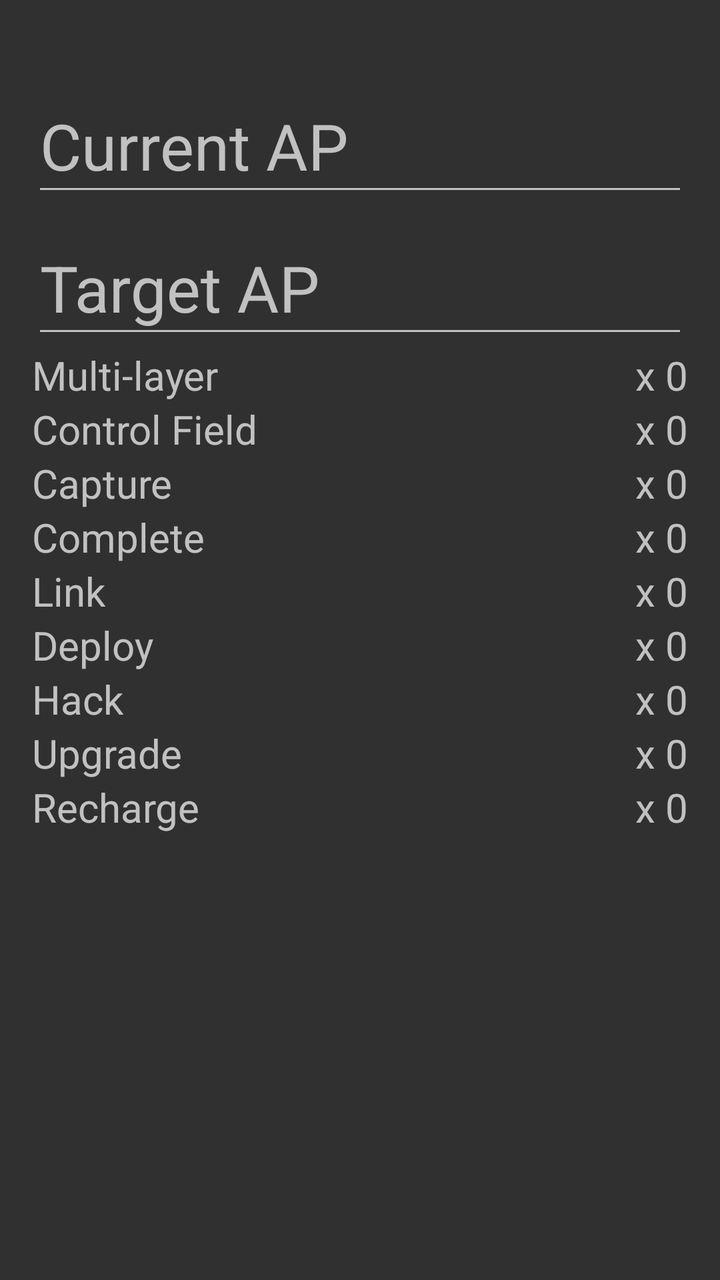
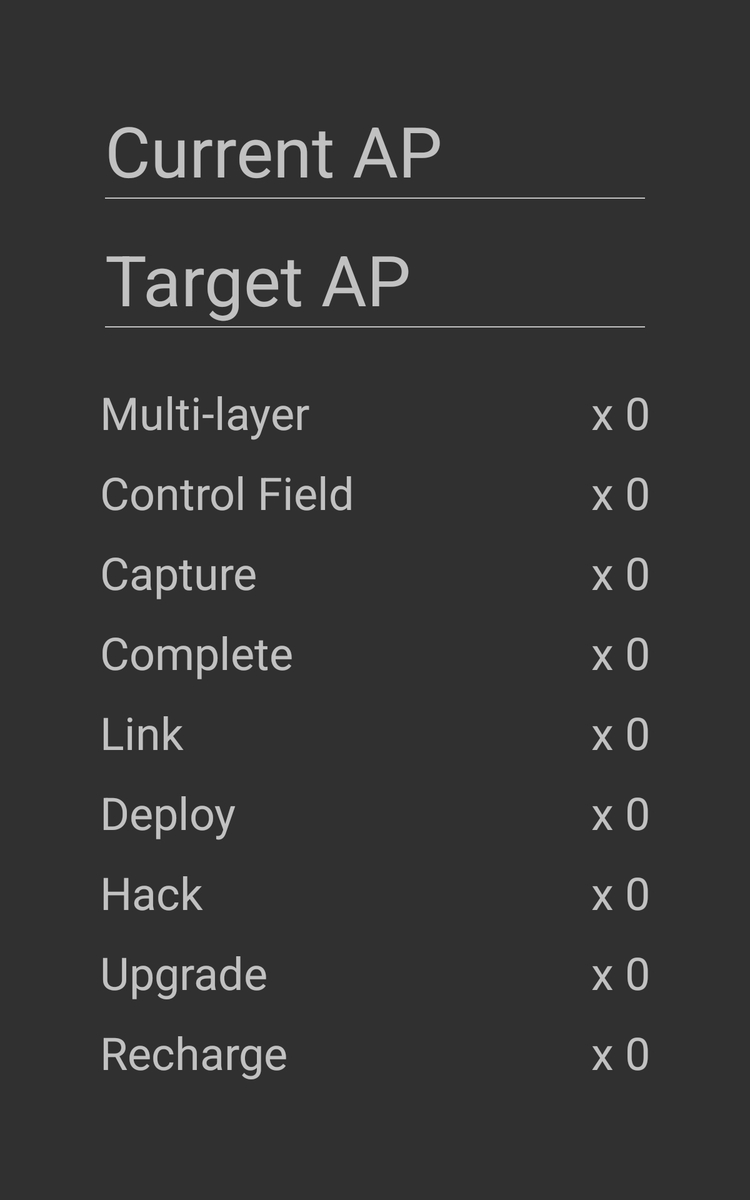

One screen, two layout resources from the same app: the default and the author's alternative for another configuration. Each is rendered where Android would select it; the XML of both is given below.
<!-- AndroidManifest.xml: activity theme AppTheme -->
<!-- res/layout/activity_main.xml -->
<RelativeLayout xmlns:android="http://schemas.android.com/apk/res/android"
    xmlns:tools="http://schemas.android.com/tools"
    android:layout_width="match_parent"
    android:layout_height="match_parent"
    android:paddingBottom="@dimen/activity_vertical_margin"
    android:paddingLeft="@dimen/activity_horizontal_margin"
    android:paddingRight="@dimen/activity_horizontal_margin"
    android:paddingTop="@dimen/activity_vertical_margin"
    tools:context=".MainActivity">

    <android.support.design.widget.TextInputLayout
        android:id="@+id/current_ap_input_layout"
        android:layout_width="match_parent"
        android:layout_height="wrap_content"
        android:layout_alignParentTop="true"
        android:layout_centerHorizontal="true"
        android:layout_marginEnd="@dimen/text_horizontal_margin"
        android:layout_marginLeft="@dimen/text_horizontal_margin"
        android:layout_marginRight="@dimen/text_horizontal_margin"
        android:layout_marginStart="@dimen/text_horizontal_margin"
        android:layout_marginTop="@dimen/activity_vertical_margin">

        <EditText
            android:id="@+id/current_ap_input"
            android:layout_width="match_parent"
            android:layout_height="wrap_content"
            android:digits="0123456789"
            android:hint="@string/current_ap"
            android:imeOptions="actionNext"
            android:inputType="numberDecimal"
            android:maxLength="8"
            android:text=""
            android:textSize="32sp" />
    </android.support.design.widget.TextInputLayout>

    <android.support.design.widget.TextInputLayout
        android:id="@+id/target_ap_input_layout"
        android:layout_width="match_parent"
        android:layout_height="wrap_content"
        android:layout_below="@id/current_ap_input_layout"
        android:layout_centerHorizontal="true"
        android:layout_marginEnd="@dimen/text_horizontal_margin"
        android:layout_marginLeft="@dimen/text_horizontal_margin"
        android:layout_marginRight="@dimen/text_horizontal_margin"
        android:layout_marginStart="@dimen/text_horizontal_margin">

        <EditText
            android:id="@+id/target_ap_input"
            android:layout_width="match_parent"
            android:layout_height="wrap_content"
            android:digits="0123456789"
            android:hint="@string/target_ap"
            android:imeOptions="actionDone"
            android:inputType="numberDecimal"
            android:maxLength="8"
            android:text=""
            android:textSize="32sp" />
    </android.support.design.widget.TextInputLayout>

    <TextView
        android:id="@+id/multi_cf_label"
        android:layout_width="wrap_content"
        android:layout_height="wrap_content"
        android:layout_below="@+id/target_ap_input_layout"
        android:layout_marginLeft="@dimen/text_horizontal_margin"
        android:layout_marginStart="@dimen/text_horizontal_margin"
        android:layout_marginTop="@dimen/between_input_and_text"
        android:text="@string/multi_cf"
        android:textSize="20sp" />

    <TextView
        android:id="@+id/multi_cf_count_label"
        android:layout_width="wrap_content"
        android:layout_height="wrap_content"
        android:layout_alignParentEnd="true"
        android:layout_alignParentRight="true"
        android:layout_alignTop="@+id/multi_cf_label"
        android:layout_marginEnd="@dimen/text_horizontal_margin"
        android:layout_marginRight="@dimen/text_horizontal_margin"
        android:gravity="center_vertical"
        android:onClick="pick_number"
        android:text="@string/multiply_zero"
        android:textSize="20sp" />

    <TextView
        android:id="@+id/cf_label"
        android:layout_width="wrap_content"
        android:layout_height="wrap_content"
        android:layout_below="@+id/multi_cf_label"
        android:layout_marginLeft="@dimen/text_horizontal_margin"
        android:layout_marginStart="@dimen/text_horizontal_margin"
        android:layout_marginTop="@dimen/text_vertical_margin"
        android:text="@string/control_field"
        android:textSize="20sp" />

    <TextView
        android:id="@+id/cf_count_label"
        android:layout_width="wrap_content"
        android:layout_height="wrap_content"
        android:layout_alignParentEnd="true"
        android:layout_alignParentRight="true"
        android:layout_alignTop="@+id/cf_label"
        android:layout_marginEnd="@dimen/text_horizontal_margin"
        android:layout_marginRight="@dimen/text_horizontal_margin"
        
        android:gravity="center_vertical"
        android:onClick="pick_number"
        android:text="@string/multiply_zero"
        android:textSize="20sp" />

    <TextView
        android:id="@+id/capture_label"
        android:layout_width="wrap_content"
        android:layout_height="wrap_content"
        android:layout_below="@+id/cf_label"
        android:layout_marginLeft="@dimen/text_horizontal_margin"
        android:layout_marginStart="@dimen/text_horizontal_margin"
        android:layout_marginTop="@dimen/text_vertical_margin"
        android:text="@string/capture"
        android:textSize="20sp" />

    <TextView
        android:id="@+id/capture_count_label"
        android:layout_width="wrap_content"
        android:layout_height="wrap_content"
        android:layout_alignParentEnd="true"
        android:layout_alignParentRight="true"
        android:layout_alignTop="@+id/capture_label"
        android:layout_marginEnd="@dimen/text_horizontal_margin"
        android:layout_marginRight="@dimen/text_horizontal_margin"
        android:gravity="center_vertical"
        android:onClick="pick_number"
        android:text="@string/multiply_zero"
        android:textSize="20sp" />

    <TextView
        android:id="@+id/complete_label"
        android:layout_width="wrap_content"
        android:layout_height="wrap_content"
        android:layout_below="@+id/capture_label"
        android:layout_marginLeft="@dimen/text_horizontal_margin"
        android:layout_marginStart="@dimen/text_horizontal_margin"
        android:layout_marginTop="@dimen/text_vertical_margin"
        android:text="@string/complete"
        android:textSize="20sp" />

    <TextView
        android:id="@+id/complete_count_label"
        android:layout_width="wrap_content"
        android:layout_height="wrap_content"
        android:layout_alignParentEnd="true"
        android:layout_alignParentRight="true"
        android:layout_alignTop="@+id/complete_label"
        android:layout_marginEnd="@dimen/text_horizontal_margin"
        android:layout_marginRight="@dimen/text_horizontal_margin"
        
        android:gravity="center_vertical"
        android:onClick="pick_number"
        android:text="@string/multiply_zero"
        android:textSize="20sp" />

    <TextView
        android:id="@+id/link_lable"
        android:layout_width="wrap_content"
        android:layout_height="wrap_content"
        android:layout_below="@+id/complete_label"
        android:layout_marginLeft="@dimen/text_horizontal_margin"
        android:layout_marginStart="@dimen/text_horizontal_margin"
        android:layout_marginTop="@dimen/text_vertical_margin"
        android:text="@string/link"
        android:textSize="20sp" />

    <TextView
        android:id="@+id/link_count_label"
        android:layout_width="wrap_content"
        android:layout_height="wrap_content"
        android:layout_alignParentEnd="true"
        android:layout_alignParentRight="true"
        android:layout_alignTop="@+id/link_lable"
        android:layout_marginEnd="@dimen/text_horizontal_margin"
        android:layout_marginRight="@dimen/text_horizontal_margin"
        
        android:gravity="center_vertical"
        android:onClick="pick_number"
        android:text="@string/multiply_zero"
        android:textSize="20sp" />

    <TextView
        android:id="@+id/deploy_label"
        android:layout_width="wrap_content"
        android:layout_height="wrap_content"
        android:layout_below="@+id/link_lable"
        android:layout_marginLeft="@dimen/text_horizontal_margin"
        android:layout_marginStart="@dimen/text_horizontal_margin"
        android:layout_marginTop="@dimen/text_vertical_margin"
        android:text="@string/deploy"
        android:textSize="20sp" />

    <TextView
        android:id="@+id/deploy_count_label"
        android:layout_width="wrap_content"
        android:layout_height="wrap_content"
        android:layout_alignParentEnd="true"
        android:layout_alignParentRight="true"
        android:layout_alignTop="@+id/deploy_label"
        android:layout_marginEnd="@dimen/text_horizontal_margin"
        android:layout_marginRight="@dimen/text_horizontal_margin"
        android:gravity="center_vertical"
        android:onClick="pick_number"
        android:text="@string/multiply_zero"
        android:textSize="20sp" />

    <TextView
        android:id="@+id/hack_label"
        android:layout_width="wrap_content"
        android:layout_height="wrap_content"
        android:layout_below="@+id/deploy_label"
        android:layout_marginLeft="@dimen/text_horizontal_margin"
        android:layout_marginStart="@dimen/text_horizontal_margin"
        android:layout_marginTop="@dimen/text_vertical_margin"
        android:text="@string/hack"
        android:textSize="20sp" />

    <TextView
        android:id="@+id/hack_count_label"
        android:layout_width="wrap_content"
        android:layout_height="wrap_content"
        android:layout_alignParentEnd="true"
        android:layout_alignParentRight="true"
        android:layout_alignTop="@+id/hack_label"
        android:layout_marginEnd="@dimen/text_horizontal_margin"
        android:layout_marginRight="@dimen/text_horizontal_margin"
        android:gravity="center_vertical"
        android:onClick="pick_number"
        android:text="@string/multiply_zero"
        android:textSize="20sp" />

    <TextView
        android:id="@+id/upgrade_label"
        android:layout_width="wrap_content"
        android:layout_height="wrap_content"
        android:layout_below="@+id/hack_label"
        android:layout_marginLeft="@dimen/text_horizontal_margin"
        android:layout_marginStart="@dimen/text_horizontal_margin"
        android:layout_marginTop="@dimen/text_vertical_margin"
        android:text="@string/upgrade"
        android:textSize="20sp" />

    <TextView
        android:id="@+id/upgrade_count_label"
        android:layout_width="wrap_content"
        android:layout_height="wrap_content"
        android:layout_alignParentEnd="true"
        android:layout_alignParentRight="true"
        android:layout_alignTop="@+id/upgrade_label"
        android:layout_marginEnd="@dimen/text_horizontal_margin"
        android:layout_marginRight="@dimen/text_horizontal_margin"
        
        android:gravity="center_vertical"
        android:onClick="pick_number"
        android:text="@string/multiply_zero"
        android:textSize="20sp" />

    <TextView
        android:id="@+id/recharge_label"
        android:layout_width="wrap_content"
        android:layout_height="wrap_content"
        android:layout_below="@+id/upgrade_label"
        android:layout_marginLeft="@dimen/text_horizontal_margin"
        android:layout_marginStart="@dimen/text_horizontal_margin"
        android:layout_marginTop="@dimen/text_vertical_margin"
        android:text="@string/recharge"
        android:textSize="20sp" />

    <TextView
        android:id="@+id/recharge_count_label"
        android:layout_width="wrap_content"
        android:layout_height="wrap_content"
        android:layout_alignParentEnd="true"
        android:layout_alignParentRight="true"
        android:layout_alignTop="@+id/recharge_label"
        android:layout_marginEnd="@dimen/text_horizontal_margin"
        android:layout_marginRight="@dimen/text_horizontal_margin"
        android:gravity="center_vertical"
        android:onClick="pick_number"
        android:text="@string/multiply_zero"
        android:textSize="20sp" />

</RelativeLayout>
<!-- resources referenced by this layout -->
<resources>
  <dimen name="activity_horizontal_margin">16dp</dimen>
  <dimen name="activity_vertical_margin">16dp</dimen>
  <dimen name="between_input_and_text">32dp</dimen>
  <dimen name="text_horizontal_margin">48dp</dimen>
  <dimen name="text_vertical_margin">8dp</dimen>
  <string name="capture">Capture</string>
  <string name="complete">Complete</string>
  <string name="control_field">Control Field</string>
  <string name="current_ap">Current AP</string>
  <string name="deploy">Deploy</string>
  <string name="hack">Hack</string>
  <string name="link">Link</string>
  <string name="multi_cf">Multi-layer</string>
  <string name="multiply_zero" translatable="false">x 0</string>
  <string name="recharge">Recharge</string>
  <string name="target_ap">Target AP</string>
  <string name="upgrade">Upgrade</string>
  <!-- from res/values-v21/ -->
  <style name="AppTheme" parent="AppTheme.Base">
          
          <item name="colorAccent">#FF328EB0</item>
      </style>
  <style name="AppTheme.Base" parent="Theme.AppCompat.NoActionBar">
          
          <item name="colorAccent">#FF328EB0</item>
      </style>
</resources>
<!-- res/layout-sw600dp/activity_main.xml (the author's variant of the layout above) -->
<!-- drawn on a 7-inch tablet held upright -->
<ScrollView xmlns:android="http://schemas.android.com/apk/res/android"
    android:layout_width="match_parent"
    android:layout_height="wrap_content">

    <include layout="@layout/base_main_layout" />
</ScrollView>
<!-- res/layout/base_main_layout.xml (included above) -->
<GridLayout xmlns:android="http://schemas.android.com/apk/res/android"
    xmlns:app="http://schemas.android.com/apk/res-auto"
    xmlns:tools="http://schemas.android.com/tools"
    android:layout_width="match_parent"
    android:layout_height="wrap_content"
    android:columnCount="2"
    android:focusableInTouchMode="true"
    android:paddingBottom="@dimen/activity_vertical_margin"
    android:paddingLeft="@dimen/activity_horizontal_margin"
    android:paddingRight="@dimen/activity_horizontal_margin"
    android:paddingTop="@dimen/activity_vertical_margin"
    tools:context=".MainActivity">

    <android.support.design.widget.TextInputLayout
        android:id="@+id/current_ap_input_layout"
        android:layout_width="match_parent"
        android:layout_height="wrap_content"
        android:layout_column="0"
        android:layout_columnSpan="2"
        android:layout_marginEnd="@dimen/text_horizontal_margin"
        android:layout_marginLeft="@dimen/text_horizontal_margin"
        android:layout_marginRight="@dimen/text_horizontal_margin"
        android:layout_marginStart="@dimen/text_horizontal_margin"
        android:layout_marginTop="@dimen/activity_vertical_margin"
        android:layout_row="0"
        android:layout_rowSpan="1"
        app:errorEnabled="false">


        <EditText
            android:id="@+id/current_ap_input"
            android:layout_width="match_parent"
            android:layout_height="wrap_content"
            android:digits="0123456789"
            android:hint="@string/current_ap"
            android:imeOptions="actionNext"
            android:inputType="numberDecimal"
            android:maxLength="8"
            android:text=""
            android:textSize="@dimen/input_text_size" />
    </android.support.design.widget.TextInputLayout>

    <android.support.design.widget.TextInputLayout
        android:id="@+id/target_ap_input_layout"
        android:layout_width="match_parent"
        android:layout_height="wrap_content"
        android:layout_column="0"
        android:layout_columnSpan="2"
        android:layout_marginTop="@dimen/between_edit_text"
        android:layout_marginEnd="@dimen/text_horizontal_margin"
        android:layout_marginLeft="@dimen/text_horizontal_margin"
        android:layout_marginRight="@dimen/text_horizontal_margin"
        android:layout_marginStart="@dimen/text_horizontal_margin"
        android:layout_row="1"
        android:layout_rowSpan="1"
        app:errorEnabled="false">

        <EditText
            android:id="@+id/target_ap_input"
            android:layout_width="match_parent"
            android:layout_height="wrap_content"
            android:digits="0123456789"
            android:hint="@string/target_ap"
            android:imeOptions="actionDone"
            android:inputType="numberDecimal"
            android:maxLength="8"
            android:text=""
            android:textSize="@dimen/input_text_size" />
    </android.support.design.widget.TextInputLayout>

    <TextView
        android:id="@+id/multi_cf_label"
        android:layout_width="wrap_content"
        android:layout_height="wrap_content"
        android:layout_column="0"
        android:layout_gravity="start|center_vertical"
        android:layout_marginLeft="@dimen/text_horizontal_margin"
        android:layout_marginStart="@dimen/text_horizontal_margin"
        android:layout_marginTop="@dimen/between_input_and_text"
        android:layout_row="2"
        android:height="@dimen/label_height"
        android:gravity="start|center_vertical"
        android:onClick="show_tips"
        android:text="@string/multi_cf"
        android:textSize="@dimen/label_text_size" />

    <TextView
        android:id="@+id/multi_cf_count_label"
        android:layout_width="wrap_content"
        android:layout_height="wrap_content"
        android:layout_column="1"
        android:layout_gravity="end|center_vertical"
        android:layout_marginEnd="@dimen/text_horizontal_margin"
        android:layout_marginRight="@dimen/text_horizontal_margin"
        android:layout_marginTop="@dimen/between_input_and_text"
        android:layout_row="2"
        android:height="@dimen/label_height"
        android:gravity="end|center_vertical"
        android:onClick="pick_number"
        android:text="@string/multiply_zero"

        android:textSize="@dimen/label_text_size" />

    <TextView
        android:id="@+id/cf_label"
        android:layout_width="wrap_content"
        android:layout_height="wrap_content"
        android:layout_column="0"
        android:layout_gravity="start|center_vertical"
        android:layout_marginLeft="@dimen/text_horizontal_margin"
        android:layout_marginStart="@dimen/text_horizontal_margin"
        android:layout_marginTop="@dimen/text_vertical_margin"
        android:layout_row="3"
        android:height="@dimen/label_height"
        android:gravity="start|center_vertical"
        android:onClick="show_tips"
        android:text="@string/control_field"
        android:textSize="@dimen/label_text_size" />

    <TextView
        android:id="@+id/cf_count_label"
        android:layout_width="wrap_content"
        android:layout_height="wrap_content"
        android:layout_column="1"
        android:layout_gravity="end|center_vertical"
        android:layout_marginEnd="@dimen/text_horizontal_margin"
        android:layout_marginRight="@dimen/text_horizontal_margin"
        android:layout_marginTop="@dimen/text_vertical_margin"
        android:layout_row="3"
        android:height="@dimen/label_height"
        android:gravity="end|center_vertical"
        android:onClick="pick_number"
        android:text="@string/multiply_zero"
        android:textSize="@dimen/label_text_size" />

    <TextView
        android:id="@+id/capture_label"
        android:layout_width="wrap_content"
        android:layout_height="wrap_content"
        android:layout_column="0"
        android:layout_marginLeft="@dimen/text_horizontal_margin"
        android:layout_marginStart="@dimen/text_horizontal_margin"
        android:layout_marginTop="@dimen/text_vertical_margin"
        android:layout_row="4"
        android:height="@dimen/label_height"
        android:gravity="start|center_vertical"
        android:onClick="show_tips"
        android:text="@string/capture"
        android:textSize="@dimen/label_text_size" />

    <TextView
        android:id="@+id/capture_count_label"
        android:layout_width="wrap_content"
        android:layout_height="wrap_content"
        android:layout_column="1"
        android:layout_gravity="end|center_vertical"
        android:layout_marginEnd="@dimen/text_horizontal_margin"
        android:layout_marginRight="@dimen/text_horizontal_margin"
        android:layout_marginTop="@dimen/text_vertical_margin"
        android:layout_row="4"
        android:height="@dimen/label_height"
        android:gravity="end|center_vertical"
        android:onClick="pick_number"
        android:text="@string/multiply_zero"
        android:textSize="@dimen/label_text_size" />

    <TextView
        android:id="@+id/complete_label"
        android:layout_width="wrap_content"
        android:layout_height="wrap_content"
        android:layout_column="0"
        android:layout_marginLeft="@dimen/text_horizontal_margin"
        android:layout_marginStart="@dimen/text_horizontal_margin"
        android:layout_marginTop="@dimen/text_vertical_margin"
        android:layout_row="5"
        android:height="@dimen/label_height"
        android:gravity="start|center_vertical"
        android:onClick="show_tips"
        android:text="@string/complete"
        android:textSize="@dimen/label_text_size" />

    <TextView
        android:id="@+id/complete_count_label"
        android:layout_width="wrap_content"
        android:layout_height="wrap_content"
        android:layout_column="1"
        android:layout_gravity="end|center_vertical"
        android:layout_marginEnd="@dimen/text_horizontal_margin"
        android:layout_marginRight="@dimen/text_horizontal_margin"
        android:layout_marginTop="@dimen/text_vertical_margin"
        android:layout_row="5"
        android:height="@dimen/label_height"
        android:gravity="end|center_vertical"
        android:onClick="pick_number"
        android:text="@string/multiply_zero"
        android:textSize="@dimen/label_text_size" />

    <TextView
        android:id="@+id/link_lable"
        android:layout_width="wrap_content"
        android:layout_height="wrap_content"
        android:layout_column="0"
        android:layout_marginLeft="@dimen/text_horizontal_margin"
        android:layout_marginStart="@dimen/text_horizontal_margin"
        android:layout_marginTop="@dimen/text_vertical_margin"
        android:layout_row="6"
        android:height="@dimen/label_height"
        android:gravity="start|center_vertical"
        android:onClick="show_tips"
        android:text="@string/link"
        android:textSize="@dimen/label_text_size" />

    <TextView
        android:id="@+id/link_count_label"
        android:layout_width="wrap_content"
        android:layout_height="wrap_content"
        android:layout_column="1"
        android:layout_gravity="end|center_vertical"
        android:layout_marginEnd="@dimen/text_horizontal_margin"
        android:layout_marginRight="@dimen/text_horizontal_margin"
        android:layout_marginTop="@dimen/text_vertical_margin"
        android:layout_row="6"
        android:height="@dimen/label_height"
        android:gravity="end|center_vertical"
        android:onClick="pick_number"
        android:text="@string/multiply_zero"
        android:textSize="@dimen/label_text_size" />

    <TextView
        android:id="@+id/deploy_label"
        android:layout_width="wrap_content"
        android:layout_height="wrap_content"
        android:layout_column="0"
        android:layout_marginLeft="@dimen/text_horizontal_margin"
        android:layout_marginStart="@dimen/text_horizontal_margin"
        android:layout_marginTop="@dimen/text_vertical_margin"
        android:layout_row="7"
        android:height="@dimen/label_height"
        android:gravity="start|center_vertical"
        android:onClick="show_tips"
        android:text="@string/deploy"
        android:textSize="@dimen/label_text_size" />

    <TextView
        android:id="@+id/deploy_count_label"
        android:layout_width="wrap_content"
        android:layout_height="wrap_content"
        android:layout_column="1"
        android:layout_gravity="end|center_vertical"
        android:layout_marginEnd="@dimen/text_horizontal_margin"
        android:layout_marginRight="@dimen/text_horizontal_margin"
        android:layout_marginTop="@dimen/text_vertical_margin"
        android:layout_row="7"
        android:height="@dimen/label_height"
        android:gravity="end|center_vertical"
        android:onClick="pick_number"
        android:text="@string/multiply_zero"
        android:textSize="@dimen/label_text_size" />

    <TextView
        android:id="@+id/hack_label"
        android:layout_width="wrap_content"
        android:layout_height="wrap_content"
        android:layout_column="0"
        android:layout_marginLeft="@dimen/text_horizontal_margin"
        android:layout_marginStart="@dimen/text_horizontal_margin"
        android:layout_marginTop="@dimen/text_vertical_margin"
        android:layout_row="8"
        android:height="@dimen/label_height"
        android:gravity="start|center_vertical"
        android:onClick="show_tips"
        android:text="@string/hack"
        android:textSize="@dimen/label_text_size" />

    <TextView
        android:id="@+id/hack_count_label"
        android:layout_width="wrap_content"
        android:layout_height="wrap_content"
        android:layout_column="1"
        android:layout_gravity="end|center_vertical"
        android:layout_marginEnd="@dimen/text_horizontal_margin"
        android:layout_marginRight="@dimen/text_horizontal_margin"
        android:layout_marginTop="@dimen/text_vertical_margin"
        android:layout_row="8"
        android:height="@dimen/label_height"
        android:gravity="end|center_vertical"
        android:onClick="pick_number"
        android:text="@string/multiply_zero"
        android:textSize="@dimen/label_text_size" />

    <TextView
        android:id="@+id/upgrade_label"
        android:layout_width="wrap_content"
        android:layout_height="wrap_content"
        android:layout_column="0"
        android:layout_marginLeft="@dimen/text_horizontal_margin"
        android:layout_marginStart="@dimen/text_horizontal_margin"
        android:layout_marginTop="@dimen/text_vertical_margin"
        android:layout_row="9"
        android:height="@dimen/label_height"
        android:gravity="start|center_vertical"
        android:onClick="show_tips"
        android:text="@string/upgrade"
        android:textSize="@dimen/label_text_size" />

    <TextView
        android:id="@+id/upgrade_count_label"
        android:layout_width="wrap_content"
        android:layout_height="wrap_content"
        android:layout_column="1"
        android:layout_gravity="end|center_vertical"
        android:layout_marginEnd="@dimen/text_horizontal_margin"
        android:layout_marginRight="@dimen/text_horizontal_margin"
        android:layout_marginTop="@dimen/text_vertical_margin"
        android:layout_row="9"
        android:height="@dimen/label_height"
        android:gravity="end|center_vertical"
        android:onClick="pick_number"
        android:text="@string/multiply_zero"
        android:textSize="@dimen/label_text_size" />

    <TextView
        android:id="@+id/recharge_label"
        android:layout_width="wrap_content"
        android:layout_height="wrap_content"
        android:layout_column="0"
        android:layout_marginLeft="@dimen/text_horizontal_margin"
        android:layout_marginStart="@dimen/text_horizontal_margin"
        android:layout_marginTop="@dimen/text_vertical_margin"
        android:layout_row="10"
        android:height="@dimen/label_height"
        android:gravity="start|center_vertical"
        android:onClick="show_tips"
        android:text="@string/recharge"
        android:textSize="@dimen/label_text_size" />

    <TextView
        android:id="@+id/recharge_count_label"
        android:layout_width="wrap_content"
        android:layout_height="wrap_content"
        android:layout_column="1"
        android:layout_gravity="end|center_vertical"
        android:layout_marginEnd="@dimen/text_horizontal_margin"
        android:layout_marginRight="@dimen/text_horizontal_margin"
        android:layout_marginTop="@dimen/text_vertical_margin"
        android:layout_row="10"
        android:height="@dimen/label_height"
        android:gravity="end|center_vertical"
        android:onClick="pick_number"
        android:text="@string/multiply_zero"
        android:textSize="@dimen/label_text_size" />
</GridLayout>
<!-- resources referenced by the variant -->
<!-- as a 7-inch tablet held upright resolves them -->
<resources>
  <!-- from res/values-sw600dp/ -->
  <dimen name="activity_horizontal_margin">32dp</dimen>
  <!-- from res/values-sw600dp/ -->
  <dimen name="activity_vertical_margin">32dp</dimen>
  <!-- from res/values-sw600dp/ -->
  <dimen name="between_edit_text">0dp</dimen>
  <!-- from res/values-sw600dp/ -->
  <dimen name="between_input_and_text">32dp</dimen>
  <!-- from res/values-sw600dp/ -->
  <dimen name="input_text_size">56sp</dimen>
  <!-- from res/values-sw600dp/ -->
  <dimen name="label_height">56dp</dimen>
  <!-- from res/values-sw600dp/ -->
  <dimen name="label_text_size">36sp</dimen>
  <!-- from res/values-sw600dp/ -->
  <dimen name="text_horizontal_margin">48dp</dimen>
  <!-- from res/values-sw600dp/ -->
  <dimen name="text_vertical_margin">8dp</dimen>
  <string name="capture">Capture</string>
  <string name="complete">Complete</string>
  <string name="control_field">Control Field</string>
  <string name="current_ap">Current AP</string>
  <string name="deploy">Deploy</string>
  <string name="hack">Hack</string>
  <string name="link">Link</string>
  <string name="multi_cf">Multi-layer</string>
  <string name="multiply_zero" translatable="false">x 0</string>
  <string name="recharge">Recharge</string>
  <string name="target_ap">Target AP</string>
  <string name="upgrade">Upgrade</string>
  <!-- from res/values-v21/ -->
  <style name="AppTheme" parent="AppTheme.Base">
          
          <item name="colorAccent">#FF328EB0</item>
      </style>
  <style name="AppTheme.Base" parent="Theme.AppCompat.NoActionBar">
          
          <item name="colorAccent">#FF328EB0</item>
      </style>
</resources>
